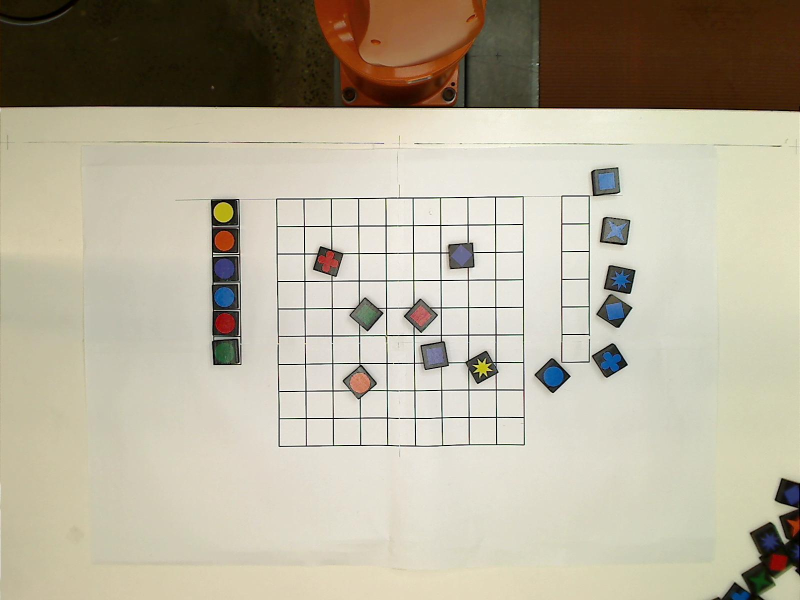
%> input picture detect_blocks/detectTableBlocks/IMG_table_1600x1200.jpg, 1600 x 1200 px (shown at 1/2 size)
$ octave --eval "result = detectTableBlocks(imread('IMG_table_1600x1200.jpg'));"   (GNU Octave 9; MATLAB toolbox functions it lacks are replaced by stand-ins)
%> lines starting %> are read from the running program, lines starting %| are printed output that depends on the picture
function blocks = detectTableBlocks(I)
    % This function takes in a 1200 x 1600 image and detects the state of
    % the game (blocks in play: 6 player blocks + field blocks). The
    % function returns blocks = [x,y,colour,shape].

    %I = imread('IMG_table_1600x1200.jpg');

    % Erase anything outside region of interest (Player Inventory + Board)
    I(1:380,:,:) = 0;
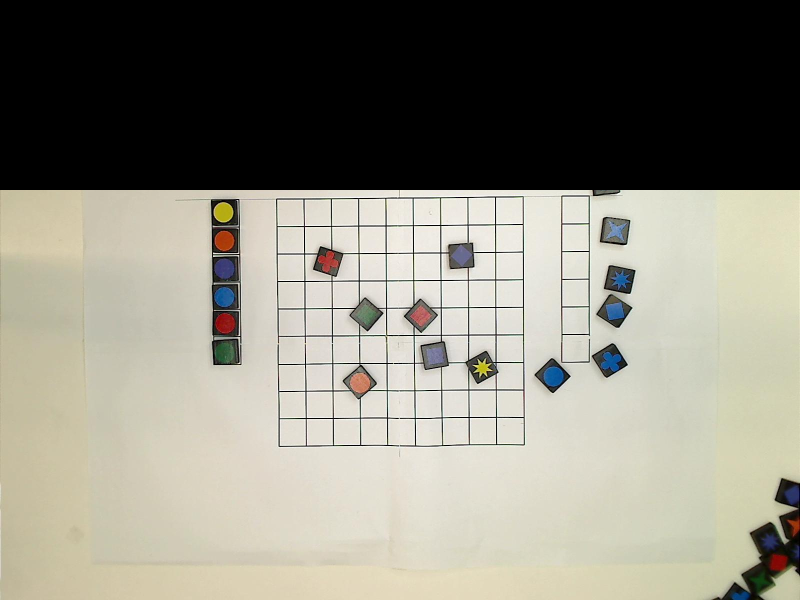
%> I: size 1200x1600x3 uint8 (shown at 1/2 size); mean R, G, B 140.4, 137.9, 126.1
    I(910:end,:,:) = 0;
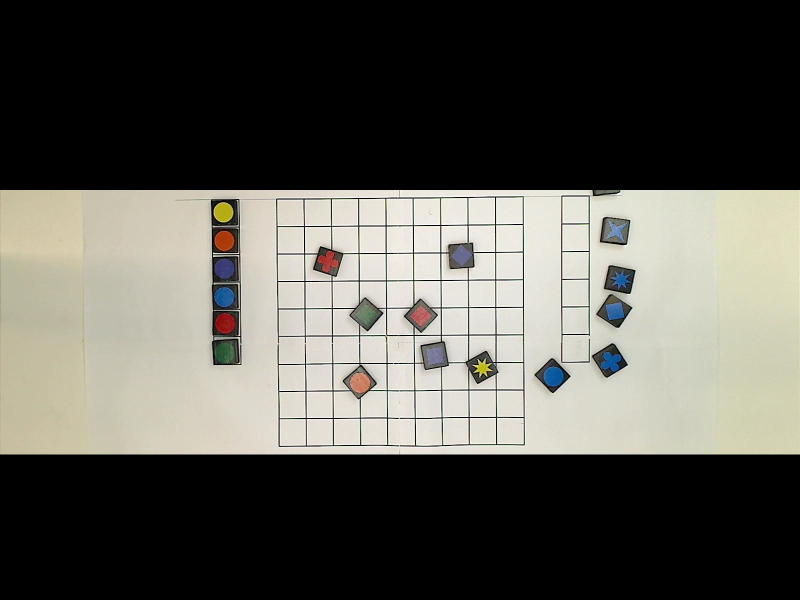
%> I: size 1200x1600x3 uint8 (shown at 1/2 size); mean R, G, B 89.8, 88.6, 82
    I(:,1:540,:) = 0;
    I(:,1195:end,:) = 0;
    I(:,1060:1110,:) = 0;
    I(735:end,1110:1195,:) = 0;
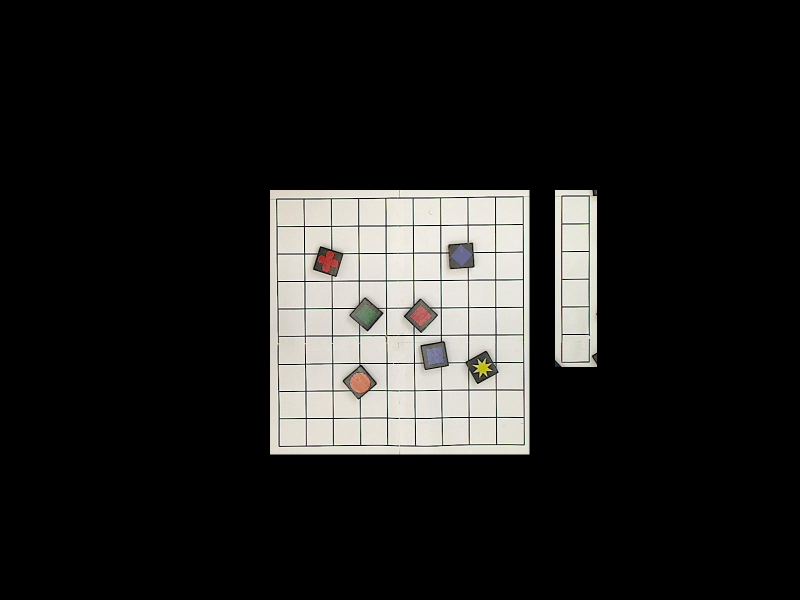
%> I: size 1200x1600x3 uint8 (shown at 1/2 size); mean R, G, B 33, 32.5, 31.1
%     figure(1); imshow(I);

    % Create empty blocks matrix
    blocks = [];

    % Extract colours centers and colours.
%> (the run ends here)

$ run again, on detect_blocks/detectTableBlocks/IMG_table_LowRes.jpg
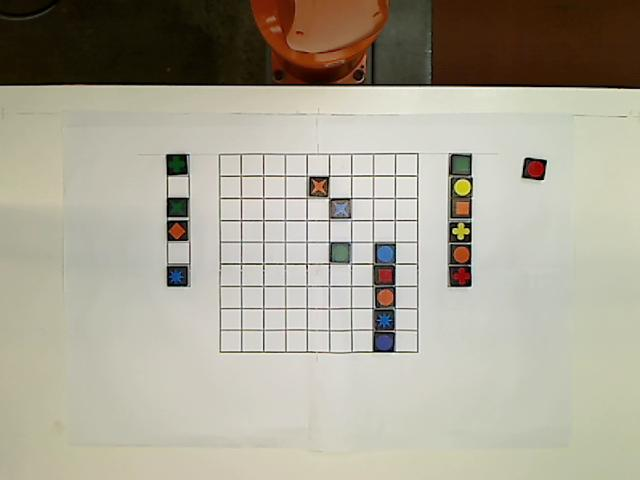
%> input picture detect_blocks/detectTableBlocks/IMG_table_LowRes.jpg, 640 x 480 px
%> in detectTableBlocks, `I(:,1:540,:) = 0;`:
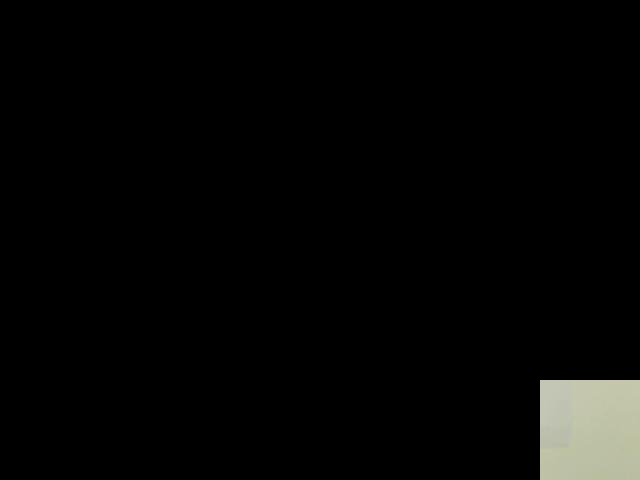
%> I: size 480x640x3 uint8; mean R, G, B 6.2, 6.3, 5.5
%> in detectTableBlocks, `I(735:end,1110:1195,:) = 0;`:
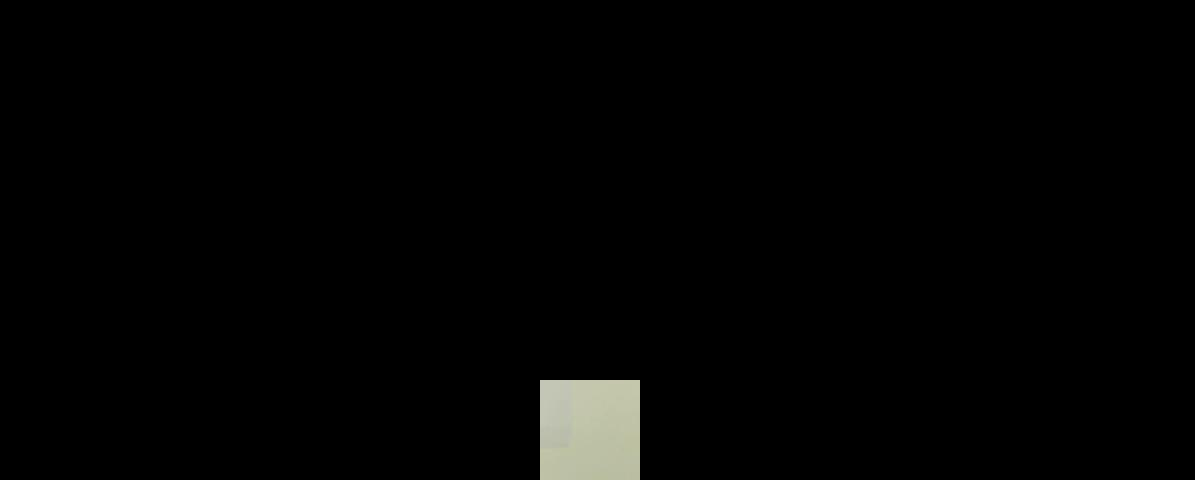
%> I: size 480x1195x3 uint8; mean R, G, B 3.3, 3.4, 3

$ run again, on detect_blocks/detectTableBlocks/img4.jpg
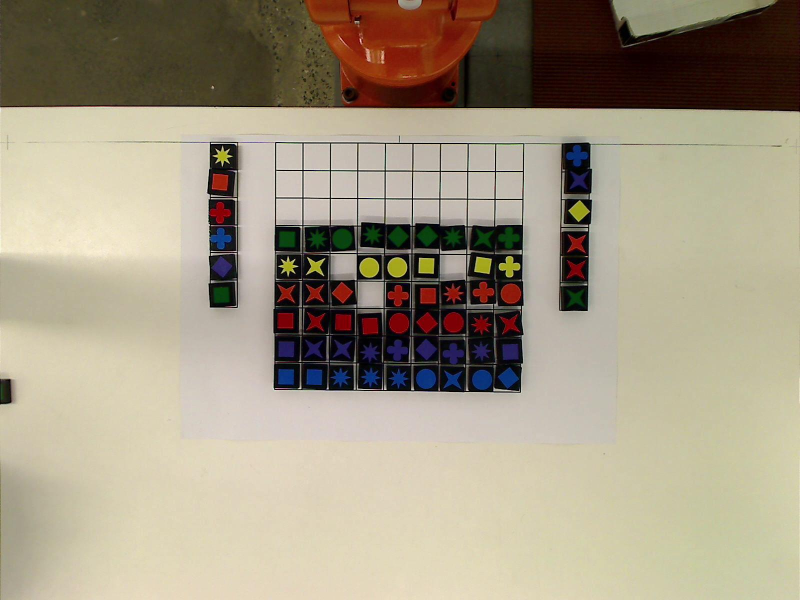
%> input picture detect_blocks/detectTableBlocks/img4.jpg, 1600 x 1200 px (shown at 1/2 size)
%> in detectTableBlocks, `I(910:end,:,:) = 0;`:
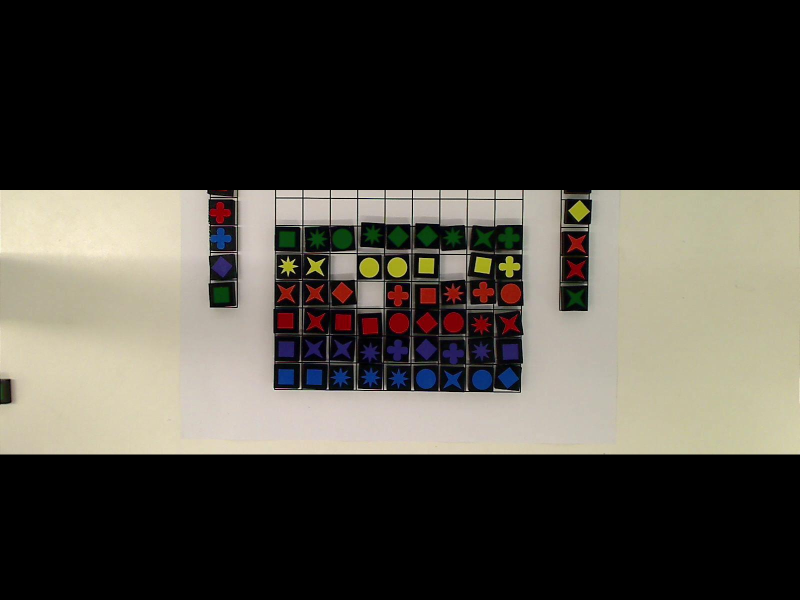
%> I: size 1200x1600x3 uint8 (shown at 1/2 size); mean R, G, B 73.4, 70, 62.6
%> in detectTableBlocks, `I(735:end,1110:1195,:) = 0;`:
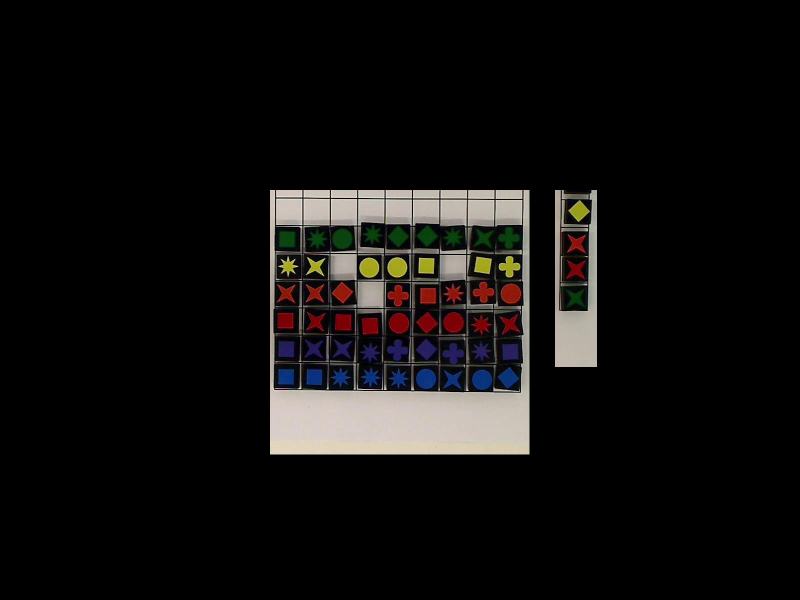
%> I: size 1200x1600x3 uint8 (shown at 1/2 size); mean R, G, B 17.4, 16.1, 15.2
